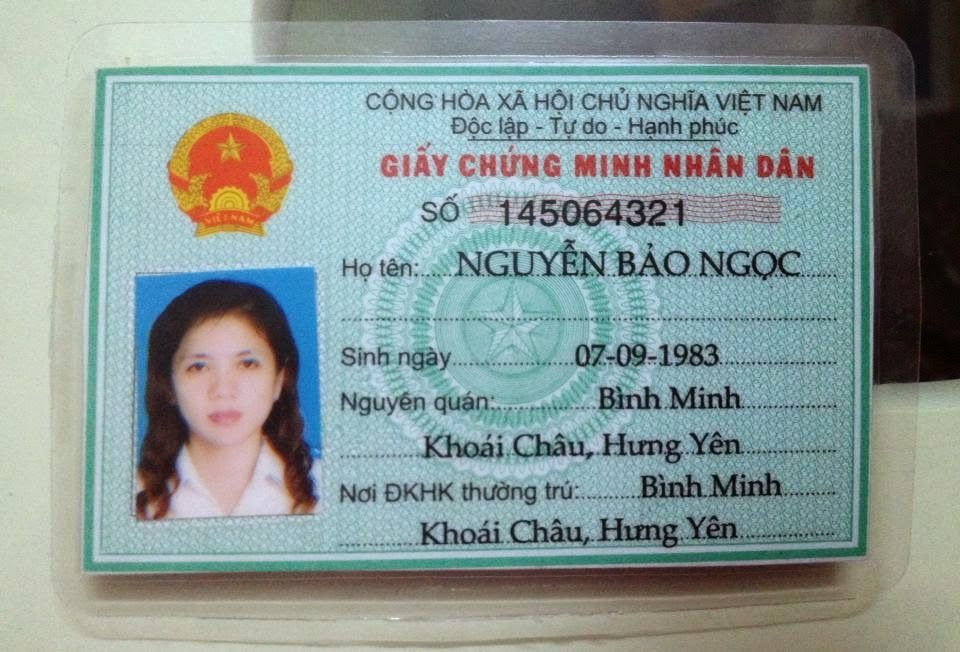
#> input picture example-opencv/imageCMT/2.jpg, 960 x 652 px; its folder holds only this picture in this run
$ python main.py
#> lines starting #> are read from the running program, lines starting #| are printed output that depends on the picture; after the words box and inside, x2 and y2 are one past the last pixel; in counts of white or black regions, pixels touching at a corner belong together
import cv2
import numpy as np
import glob


###################################
widthImg = 500
heightImg = 500
# #####################################

def preProcessing(img):
    imgGray = cv2.cvtColor(img,cv2.COLOR_BGR2GRAY)

    clahe = cv2.createCLAHE(clipLimit=2.0, tileGridSize=(8,8))
    cl1 = clahe.apply(imgGray)
    cv2.imshow("clahe", cl1)
    imgBlur = cv2.GaussianBlur(cl1,(5,5),1)

    imgCanny = cv2.Canny(imgBlur,75,200)

    cv2.imshow("canny", imgCanny)

    # [5 lines of commented-out code are left out]

    return imgCanny

def getContours(img):
    biggest = np.array([])
    maxArea = 0
    contours,hierarchy = cv2.findContours(img,cv2.RETR_EXTERNAL,cv2.CHAIN_APPROX_NONE)

    for cnt in contours:
        area = cv2.contourArea(cnt)
        print(area)

        if area>3000:
            # cv2.drawContours(imgContour, cnt, -1, (255, 255, 0), 3)
            peri = cv2.arcLength(cnt,True)
            approx = cv2.approxPolyDP(cnt,0.05*peri,True)
            print(approx)
            # cv2.drawContours(imgContour, [approx], -1, (0,255,255), 10)
            if area >maxArea and len(approx) == 4:
                biggest = approx
                maxArea = area
        cv2.drawContours(imgContour, biggest, -1, (255, 0, 0), 20)

    print("biggest= ", biggest)
    return biggest

def reorder (myPoints):
    myPoints = myPoints.reshape((4,2))
    myPointsNew = np.zeros((4,1,2),np.int32)
    add = myPoints.sum(1)
    #print("add", add)
    myPointsNew[0] = myPoints[np.argmin(add)]
    myPointsNew[3] = myPoints[np.argmax(add)]
    diff = np.diff(myPoints,axis=1)
    myPointsNew[1]= myPoints[np.argmin(diff)]
    myPointsNew[2] = myPoints[np.argmax(diff)]
    #print("NewPoints",myPointsNew)
    return myPointsNew

def getWarp(img,biggest):
    biggest = reorder(biggest)
    pts1 = np.float32(biggest)
    pts2 = np.float32([[0, 0], [widthImg, 0], [0, heightImg], [widthImg, heightImg]])
    matrix = cv2.getPerspectiveTransform(pts1, pts2)
    imgOutput = cv2.warpPerspective(img, matrix, (widthImg, heightImg))

    imgCropped = imgOutput[0:imgOutput.shape[0],0:imgOutput.shape[1]]
    imgCropped = cv2.resize(imgCropped,(widthImg,heightImg))

    return imgCropped


def stackImages(scale,imgArray):
    rows = len(imgArray)
    cols = len(imgArray[0])
    rowsAvailable = isinstance(imgArray[0], list)
    width = imgArray[0][0].shape[1]
    height = imgArray[0][0].shape[0]
    if rowsAvailable:
        for x in range ( 0, rows):
            for y in range(0, cols):
                if imgArray[x][y].shape[:2] == imgArray[0][0].shape [:2]:
                    imgArray[x][y] = cv2.resize(imgArray[x][y], (0, 0), None, scale, scale)
                else:
                    imgArray[x][y] = cv2.resize(imgArray[x][y], (imgArray[0][0].shape[1], imgArray[0][0].shape[0]), None, scale, scale)
                if len(imgArray[x][y].shape) == 2: imgArray[x][y]= cv2.cvtColor( imgArray[x][y], cv2.COLOR_GRAY2BGR)
        imageBlank = np.zeros((height, width, 3), np.uint8)
        hor = [imageBlank]*rows
        hor_con = [imageBlank]*rows
        for x in range(0, rows):
            hor[x] = np.hstack(imgArray[x])
        ver = np.vstack(hor)
    else:
        for x in range(0, rows):
            if imgArray[x].shape[:2] == imgArray[0].shape[:2]:
                imgArray[x] = cv2.resize(imgArray[x], (0, 0), None, scale, scale)
            else:
                imgArray[x] = cv2.resize(imgArray[x], (imgArray[0].shape[1], imgArray[0].shape[0]), None,scale, scale)
            if len(imgArray[x].shape) == 2: imgArray[x] = cv2.cvtColor(imgArray[x], cv2.COLOR_GRAY2BGR)
        hor= np.hstack(imgArray)
        ver = hor
    return ver


images = [cv2.imread(file) for file in glob.glob("./imageCMT/*")]
#> images = 1 item
for j in range(len(images)):
    i = images[j]
    print("i = ", i.shape)
    img = cv2.resize(i, (widthImg,heightImg))
    imgContour = img.copy()

    imgThres = preProcessing(img)
    biggest = getContours(imgThres)
    if biggest.size !=0:
        imgWarped=getWarp(img,biggest)
            # imageArray = ([img,imgThres],
            #           [imgContour,imgWarped])
        imageArray = ([imgContour, imgWarped])
        # cv2.imshow("ImageWarped", imgWarped)
    else:
            # imageArray = ([img, imgThres],
            #               [img, img])
        imageArray = ([imgContour, img])

    stackedImages = stackImages(0.6,imageArray)
    cv2.imshow("WorkFlow", stackedImages)
    cv2.waitKey()
#> this loop made 1 pass
#> (pts1 in getWarp, pts2 in getWarp, rows in stackImages) on pass 1: ([[55, 58], [446, 58], [49, 430], [446, 418]], [[0, 0], [500, 0], [0, 500], [500, 500]], 2)
#> (printed output is left out)
#> pass 1, `img = cv2.resize(i, (widthImg,heightImg))`:
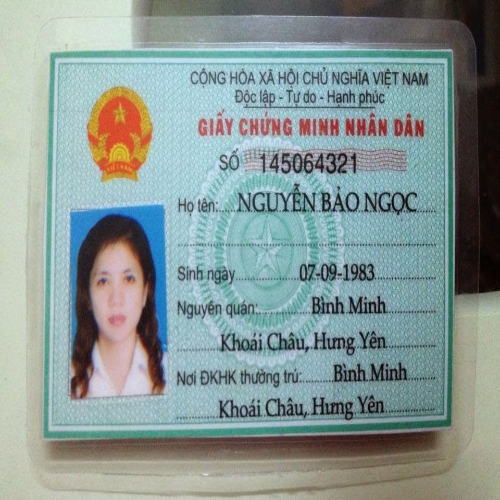
#> img: shape (500, 500, 3); mean B, G, R 149.7, 151.8, 135.8
#> pass 1, in preProcessing, `imgGray = cv2.cvtColor(img,cv2.COLOR_BGR2GRAY)`:
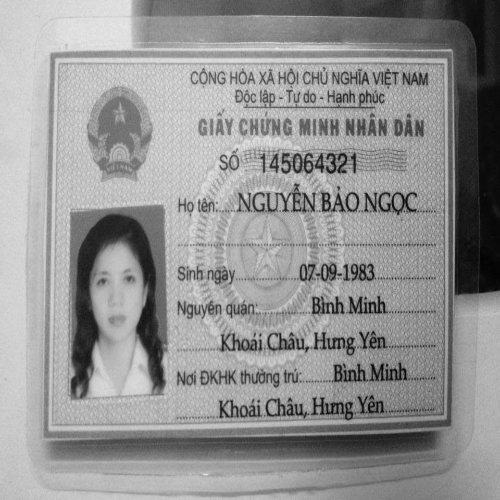
#> imgGray: shape (500, 500); min 1, max 235, mean 146.8
#> pass 1, in preProcessing, `cl1 = clahe.apply(imgGray)`:
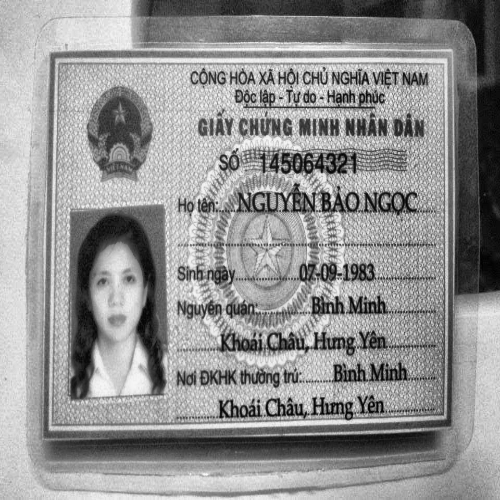
#> cl1: shape (500, 500); min 1, max 250, mean 146
#> pass 1, in preProcessing, `imgBlur = cv2.GaussianBlur(cl1,(5,5),1)`:
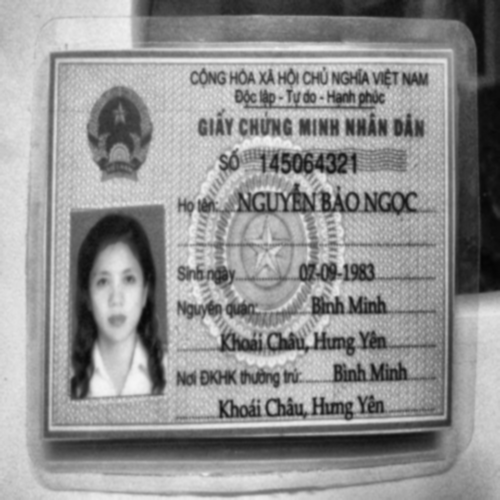
#> imgBlur: shape (500, 500); min 4, max 245, mean 146
#> i is the input picture: shape (652, 960, 3); mean B, G, R 149.9, 151.9, 135.9
#> after the loop:
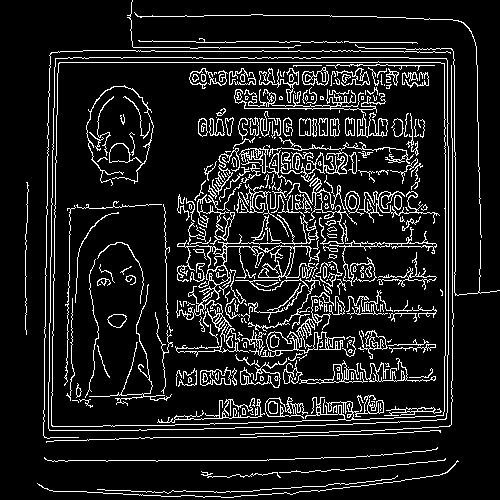
#> imgThres: shape (500, 500); 11.2% white in thin lines or dots

cv2.destroyAllWindows()

$ run again, on example-opencv/imageCMT/4.jpg
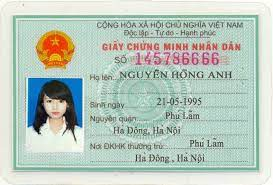
#> input picture example-opencv/imageCMT/4.jpg, 273 x 185 px
#> images = 1 item
#> the loop `for j in range(len(images)):` made 1 pass
#> (pts1 in getWarp, pts2 in getWarp, rows in stackImages) on pass 1: ([[29, 50], [467, 50], [29, 449], [467, 452]], [[0, 0], [500, 0], [0, 500], [500, 500]], 2)
#> (printed output is left out)
#> pass 1, in preProcessing, `cl1 = clahe.apply(imgGray)`:
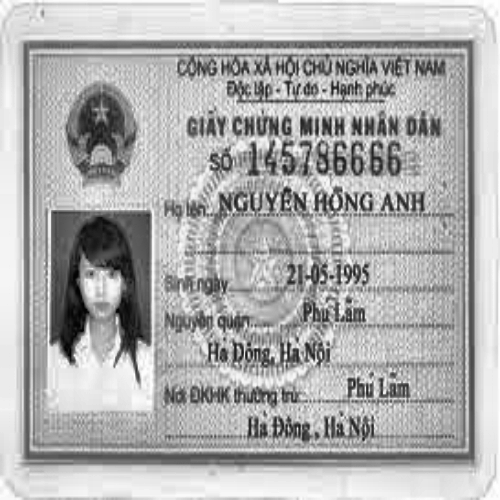
#> cl1: shape (500, 500); min 1, max 255, mean 174.5
#> i is the input picture: shape (185, 273, 3); mean B, G, R 189.7, 200.3, 185.8
#> after the loop `for j in range(len(images)):`:
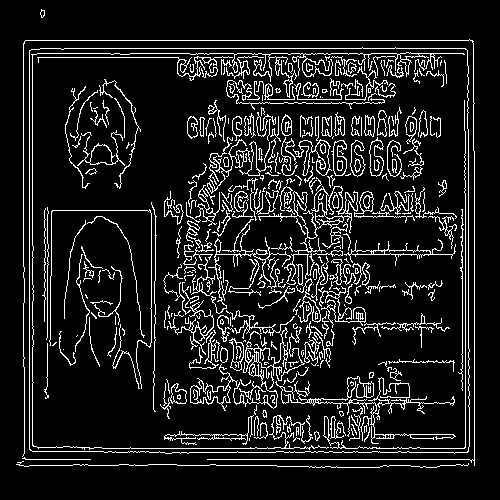
#> imgThres: shape (500, 500); 11.3% white in thin lines or dots, all inside (x1, y1, x2, y2) = (16, 9, 475, 468)

$ run again, on example-opencv/imageCMT/5.jpg
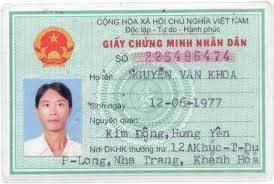
#> input picture example-opencv/imageCMT/5.jpg, 274 x 184 px
#> images = 1 item
#> the loop `for j in range(len(images)):` made 1 pass
#> (pts1 in getWarp, pts2 in getWarp, rows in stackImages) on pass 1: ([[24, 40], [476, 33], [24, 463], [477, 460]], [[0, 0], [500, 0], [0, 500], [500, 500]], 2)
#> (printed output is left out)
#> pass 1, in preProcessing, `cl1 = clahe.apply(imgGray)`:
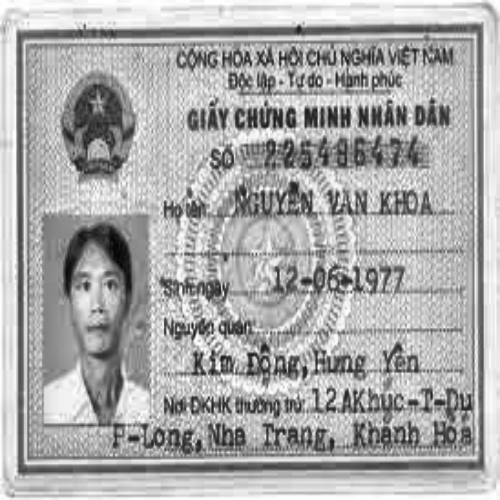
#> cl1: shape (500, 500); min 5, max 255, mean 170.2
#> i is the input picture: shape (184, 274, 3); mean B, G, R 199.4, 205.7, 192.2
#> after the loop `for j in range(len(images)):`:
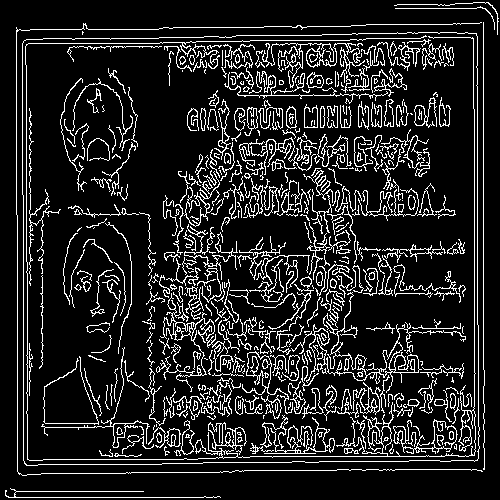
#> imgThres: shape (500, 500); 13.7% white in thin lines or dots
